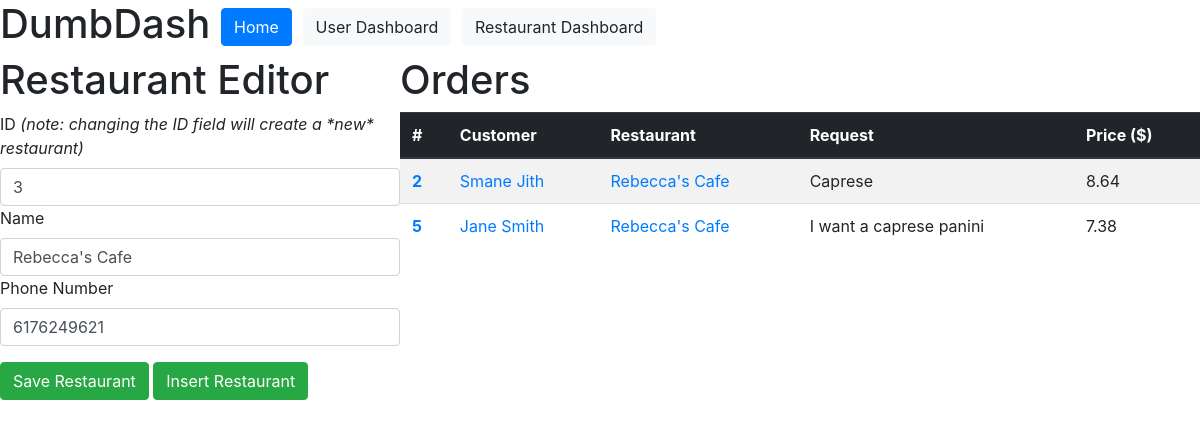
The page /restaurants/3 on the database as committed earlier.
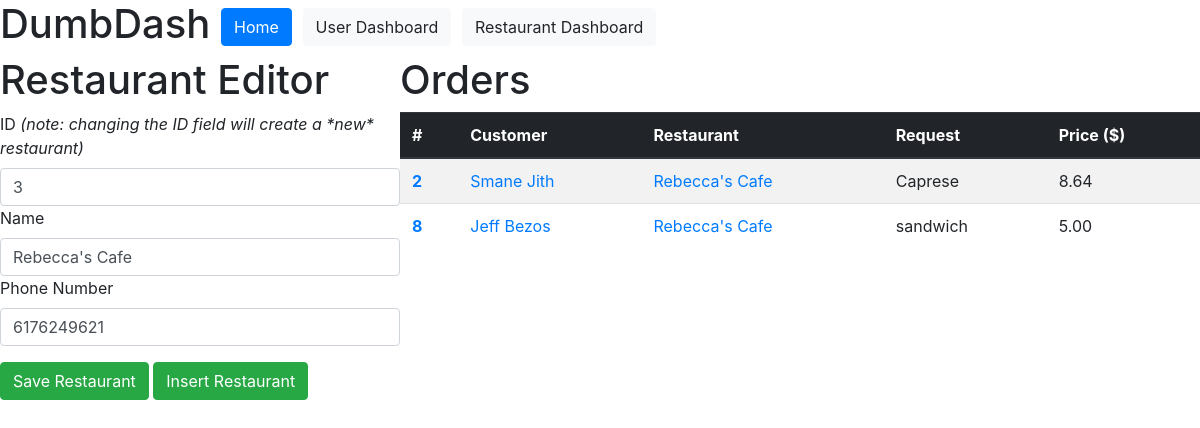
The same page on the database as committed later.
### dumbdash/models.py (models this page shows)
class Orders(models.Model):
    food_request = models.CharField(max_length=200)
    price = models.DecimalField(max_digits=6, decimal_places=2)
    user = models.ForeignKey(Users, on_delete=models.CASCADE)
    restaurant = models.ForeignKey(Restaurants, on_delete=models.DO_NOTHING)

class Users(models.Model):
    first_name = models.CharField(max_length=200)
    last_name = models.CharField(max_length=200)
    username = models.CharField(max_length=200)
    password = models.CharField(max_length=200)
    address = models.CharField(max_length=200)
    venmo = models.CharField(max_length=200)
    phone_number = models.BigIntegerField()
    email = models.EmailField()
    account_type = models.ForeignKey(Types, on_delete=models.DO_NOTHING)

class Restaurants(models.Model):
    name = models.CharField(max_length=200)
    phone_number = models.BigIntegerField()

### dumbdash/views.py (the view)
# urls.py: path("restaurants/<int:pk>", views.restaurant_detail,
@csrf_exempt
def restaurant_detail(request, pk):
    if request.method == 'GET':
        restaurant = Restaurants.objects.get(pk=pk)
        orders = Orders.objects.filter(restaurant=restaurant)
        context = {
            'restaurant': restaurant,
            'orders': orders
        }
        return render(request, 'restaurant_detail.html', context)
    elif request.method == 'POST':
        restaurant = Restaurants(id=request.POST.get('id'),
                                 name=request.POST.get('name'),
                                 phone_number=request.POST.get('phone_number'))
        restaurant.save()
        return redirect('restaurants')

### dumbdash/templates/restaurant_detail.html
{% extends "base.html" %}
{% load static %}
{% block page_content %}
<div class="viewer" style="display:flex;width:100%">
  <div class="editor" style="flex:1;">
    <h1>Restaurant Editor</h1>
    <form action="{{ restaurant.id }}" method="post">
        <div class="form-group">
            <label for="id">ID <i>(note: changing the ID field will create a *new* restaurant)</i></label>
            <input type="text" class="form-control" name="id" value="{{ restaurant.id }}">
            <label for="name">Name</label>
            <input type="text" class="form-control" name="name" value="{{ restaurant.name }}">
            <label for="phone_number">Phone Number</label>
            <input type="text" class="form-control" name="phone_number" value="{{ restaurant.phone_number }}">
        </div>
        <button type="submit" class="btn btn-success">Save Restaurant</button>
        <button type="submit" class="btn btn-success">Insert Restaurant</button>
    </form>
  </div>
  <br>
  <div class="order-view" style="flex:2;">
  <h1>
    Orders
  </h1>
    <table class="table table-striped">
      <thead class="thead-dark">
          <th scope="col">#</th>
          <th scope="col">Customer</th>
          <th scope="col">Restaurant</th>
          <th scope="col">Request</th>
          <th scope="col">Price ($)</th>
      </thead>
      <tbody>
        {% for order in orders %}
          <tr>
              <th scope="row">
                  <a href="{% url 'order_detail' order.pk %}">
                      {{ order.id }}
                  </a>
              </th>
              <td><a href="/users/{{ order.user.id }}">{{ order.user.first_name }} {{ order.user.last_name }}</a></td>
              <td><a href="/restaurants/{{ order.restaurant.id }}">{{ order.restaurant.name }}</a></td>
              <td>{{ order.food_request }}</td>
              <td>{{ order.price }}</td>
          </tr>
        {% endfor %}
      </tbody>
    </table>
  </div>
</div>
{% endblock %}

Rows that differ between the two databases and show on the page:
removed Orders: id "5", user.first_name "Jane", user.last_name "Smith", restaurant.name "Rebecca's Cafe", food_request "I want a caprese panini", price "7.38"
added Orders: id "8", user.first_name "Jeff", user.last_name "Bezos", restaurant.name "Rebecca's Cafe", food_request "sandwich", price "5.00"
